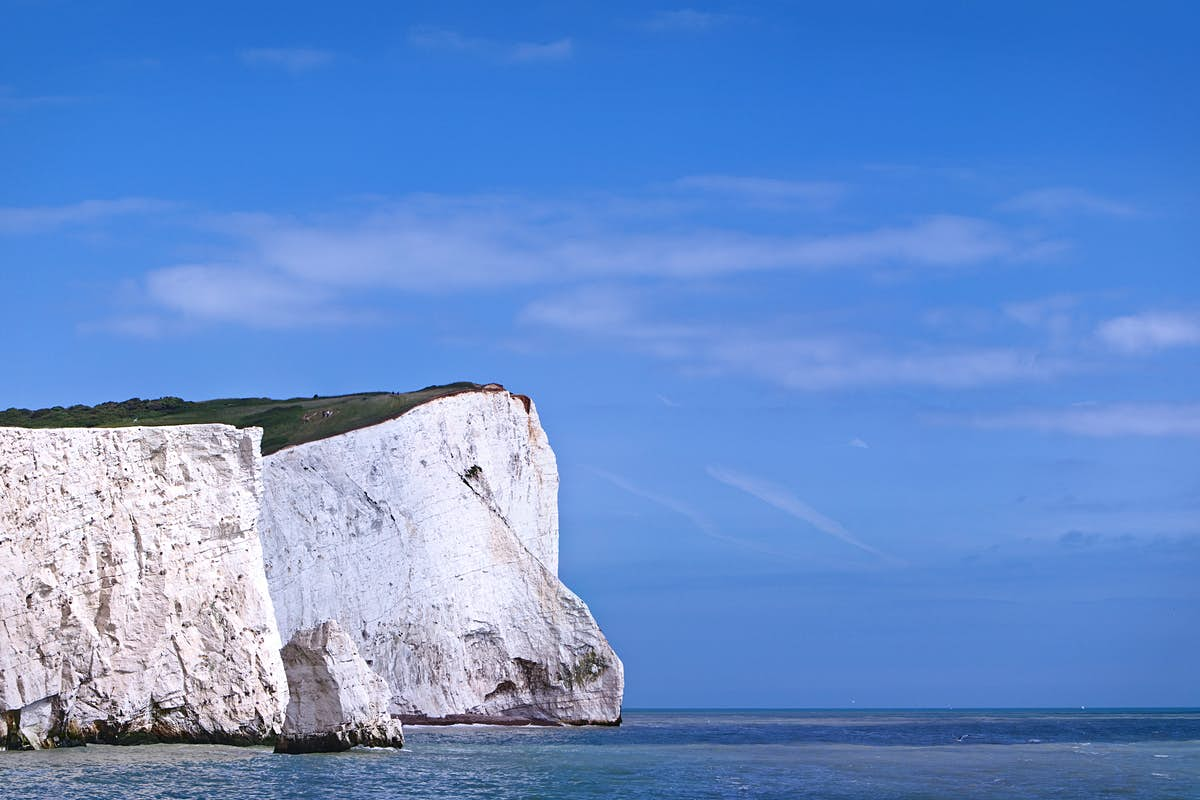
#> input picture Tutorial Sheets/Sheet7_Revision/images/Dover.jpg, 1200 x 800 px
$ python q2.py
#> lines starting #> are read from the running program, lines starting #| are printed output that depends on the picture; long printed decimals are rounded
#> in main, img is the input picture: shape (800, 1200, 3); mean R, G, B 103.2, 142.8, 206.3
# Author: ivantregear
# Date Created: 18/04/2023
# Description:

# When I wrote this code only God I and knew how it worked.
# Now only god knows it.

import numpy as np
import matplotlib.pyplot as plt
import matplotlib.image as mpimg


def rgb2gray(rgb):

    r, g, b = rgb[:, :, 0], rgb[:, :, 1], rgb[:, :, 2]
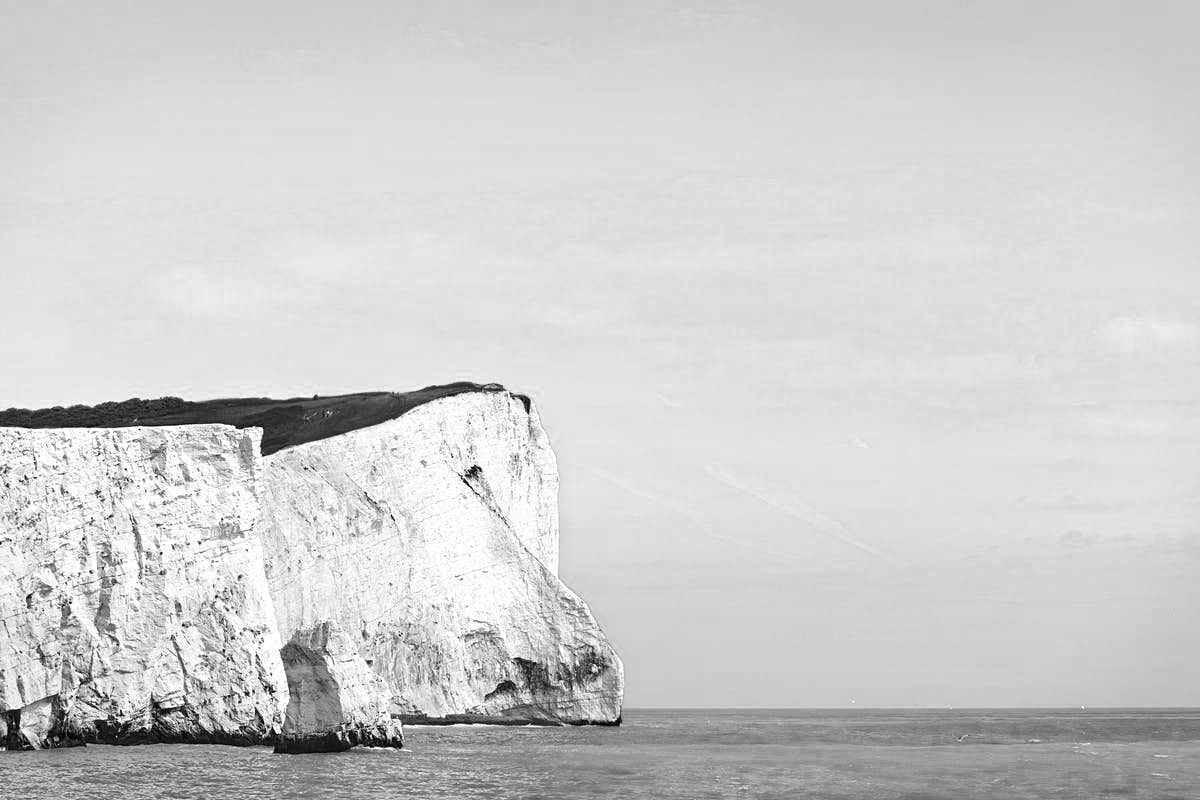
#> b: shape (800, 1200); min 0, max 255, mean 206.3
    gray = 0.2989 * r + 0.5870 * g + 0.1140 * b

    return gray


def main():

    fig, ax = plt.subplots(3, 2)

    img = mpimg.imread('images/Dover.jpg')

    img_gray = rgb2gray(img)
    img_cliff = np.zeros_like(img_gray)
    img_cliff_reduced = np.zeros_like(img_gray)
    img_gray_reduced = np.zeros_like(img_gray)

    gray_count = 0
    threshold = 180

    img_inv = 255 - img_gray
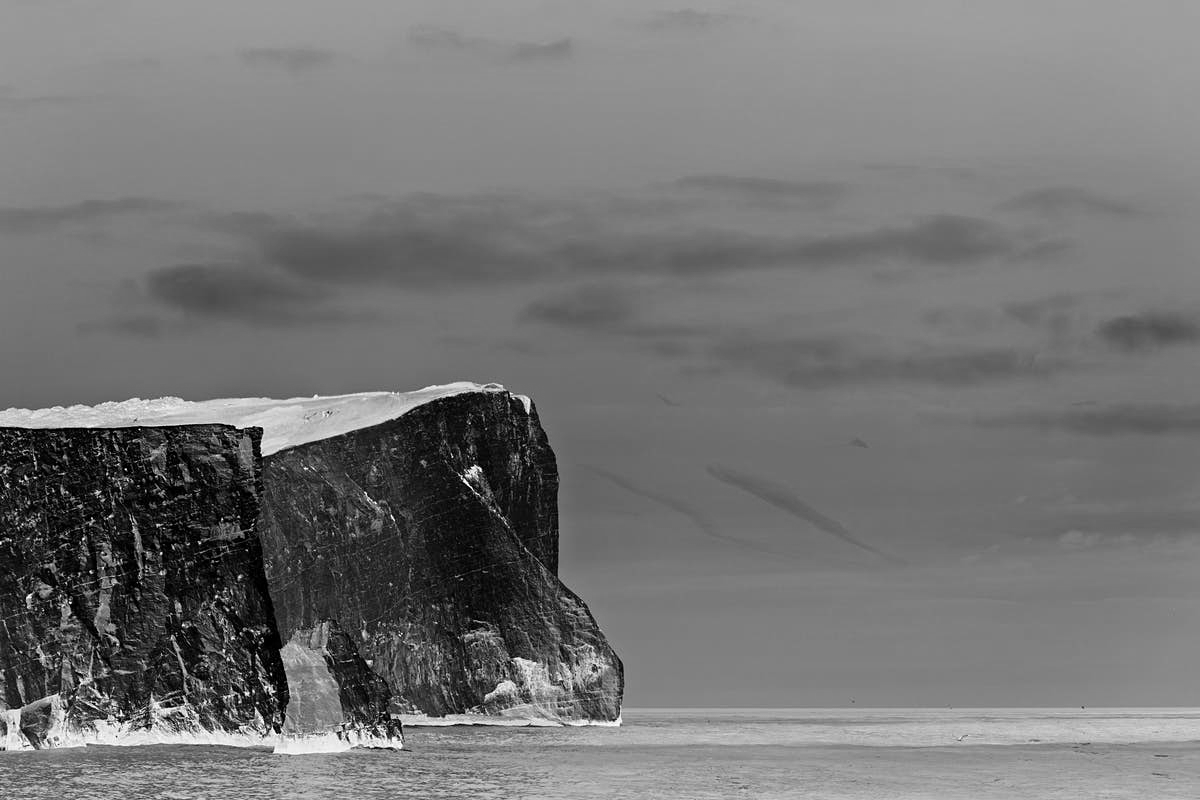
#> img_inv: shape (800, 1200) float64; min 0.0255, max 255, mean 116.8

    for j in range(len(img_gray)):
        for i in range(len(img_gray[0])):
            if img_gray[j, i] >= threshold:
                gray_count += 1
                img_cliff[j, i] = img_gray[j, i]
            img_cliff_reduced[j, i] = np.floor(img_cliff[j, i]/(255/4))*(255/4)
            img_gray_reduced[j, i] = np.floor(img_gray[j, i]/(255/4))*(255/4)
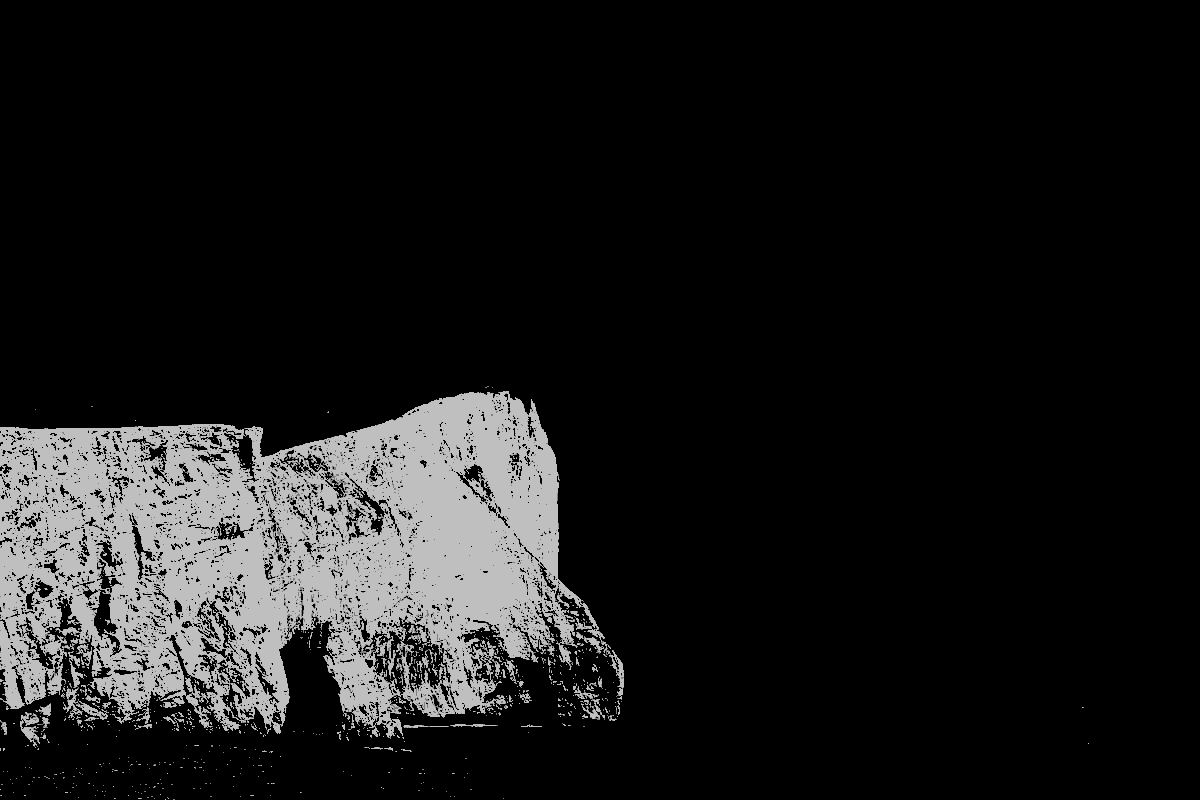
#> img_cliff_reduced: shape (800, 1200) float64; min 0, max 191.2, mean 25.7
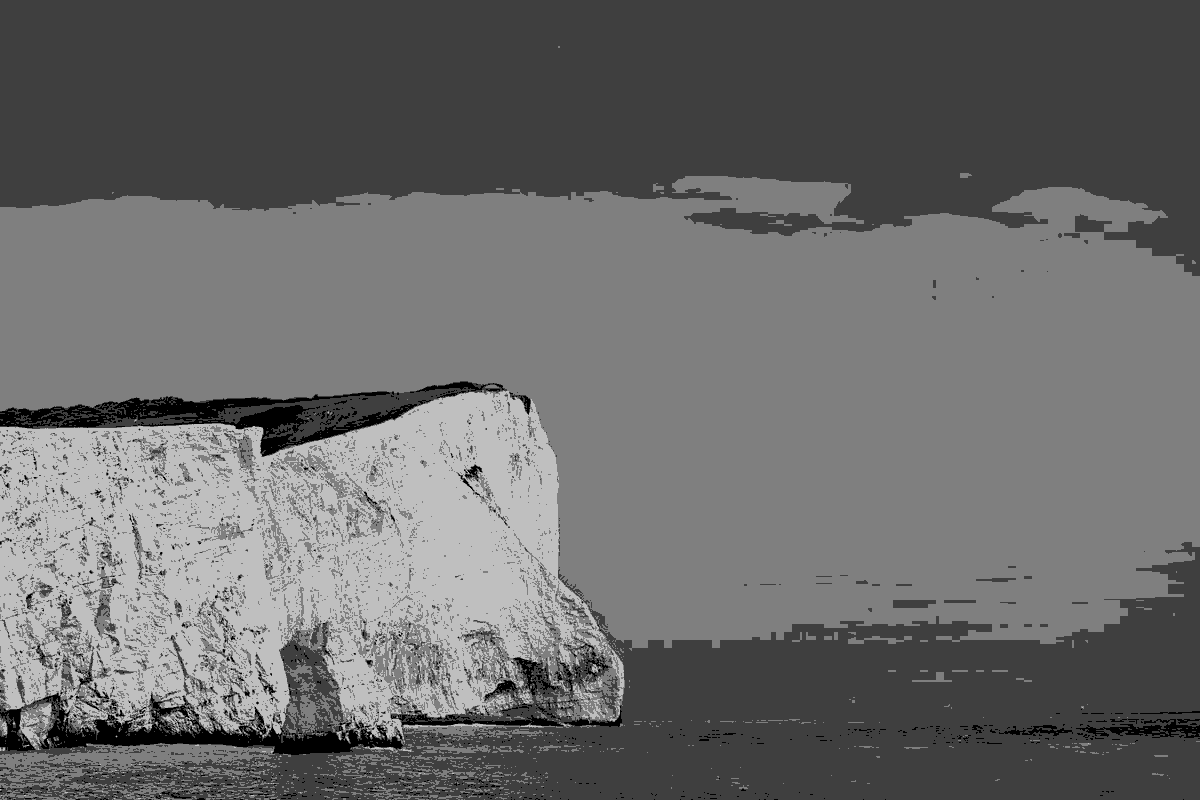
#> img_gray_reduced: shape (800, 1200) float64; min 0, max 191.2, mean 107.1
#> after the loop, gray_count = 132906

    threshold_percentage = gray_count / len(img_gray.flatten() * 100)
#> threshold_percentage = 0.138

    print("Percentage of greyscale image that is above threshold of {}: {}%".format(threshold, threshold_percentage))
#| Percentage of greyscale image that is above threshold of 180: 0.1384%

    ax[0, 0].imshow(img)
    ax[0, 1].imshow(img_gray, cmap='gray')
    ax[1, 0].imshow(img_cliff, cmap='gray')
    ax[1, 1].imshow(img_cliff_reduced, cmap='gray')
    ax[2, 0].imshow(img_gray_reduced, cmap='gray')
    ax[2, 1].imshow(img_inv, cmap='gray')
    plt.show()


if __name__ == "__main__":
    main()
